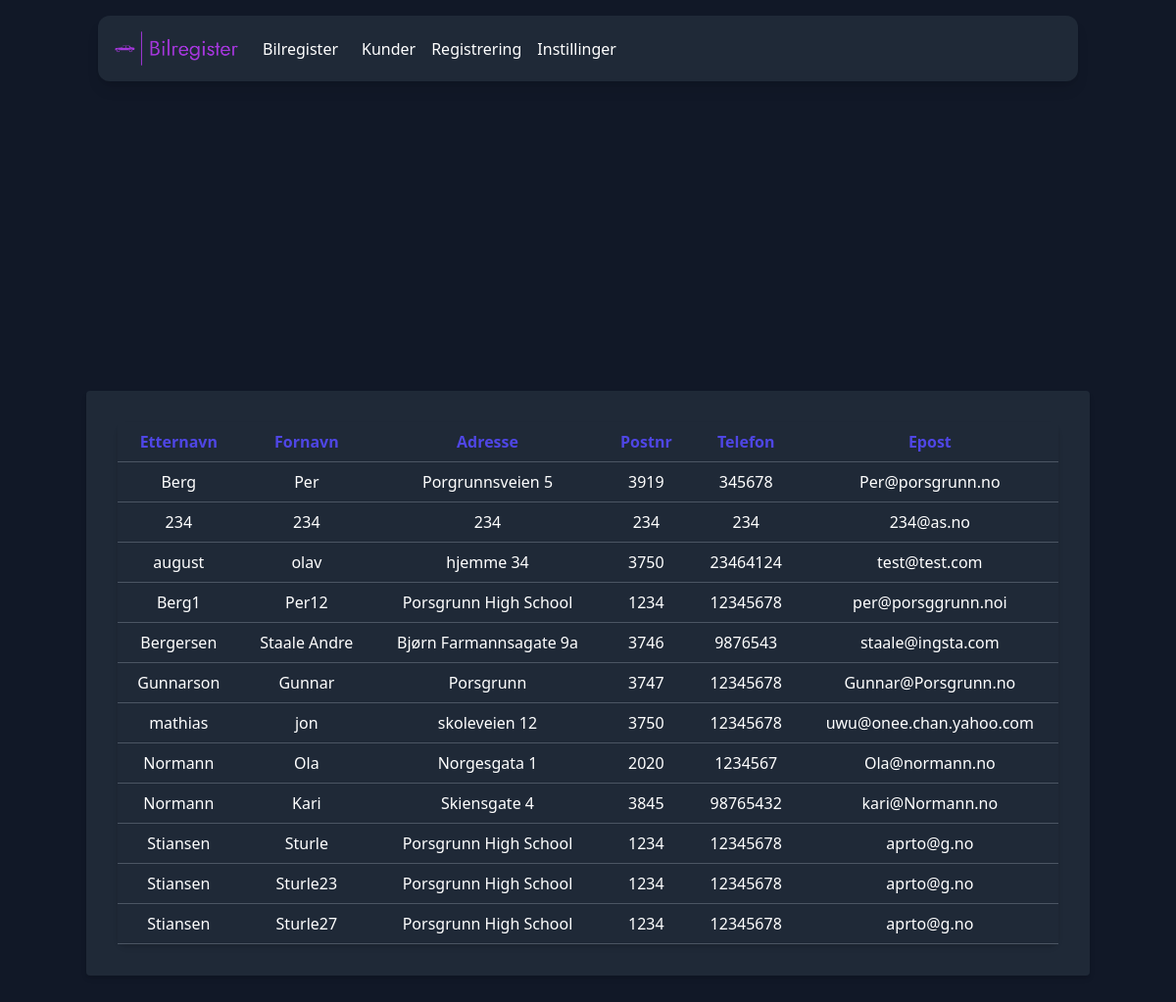
Screenshot of /kunder.php with the database file from the repository.
### tables this page shows
CREATE TABLE `kunder` (
  `Fnr` int(11) NOT NULL,
  `fornavn` varchar(20) NOT NULL,
  `etternavn` varchar(20) NOT NULL,
  `adresse` varchar(50) NOT NULL,
  `postnr` int(4) NOT NULL,
  `epost` varchar(30) NOT NULL,
  `tlf` varchar(8) NOT NULL,
  `tid` timestamp NOT NULL DEFAULT current_timestamp() ON UPDATE current_timestamp()
);

### kunder.php (the view, shortened to what this page needs)
<!DOCTYPE html>
<html lang="en">
<head>
</head>
<body>
    <nav class="">
        <?php include 'components/nav.php'; ?>
    </nav>
    <?php
        include 'components/skjekkInlogging.php';
    ?>
    <main >
        <div class="bg-gray-900 text-white flex items-center justify-center min-h-screen">
            <div class="bg-gray-800 p-8 rounded shadow-md w-full max-w-5xl">
                <div class="text-center">
                    <?php
                        $servername = "localhost";
                        $database = "bilregister";
                        $dbUser = "root";
                        $dbPassord = "";
                        try{
                            $conn = new PDO("mysql:host=$servername;dbname=$database;charset=utf8", $dbUser, $dbPassord);
                            $conn->setAttribute(PDO::ATTR_ERRMODE, PDO::ERRMODE_EXCEPTION);
                        } catch(PDOException $e){
                            die("Kunne ikke koble til databasen: " . $e->getMessage());
                        };
                        $sql_kunder = "SELECT kunder.Fnr, kunder.tlf, kunder.epost, kunder.fornavn, kunder.etternavn, kunder.adresse, kunder.postnr FROM kunder ORDER BY kunder.etternavn ASC;";
                        $stmt = $conn->prepare($sql_kunder);
                        $stmt->execute();
                        $kunder = $stmt->fetchAll();
                        echo "<table class='min-w-full bg-gray-700 text-white rounded-lg shadow-md'>";
                            echo "<thead>";
                                echo "<tr class='bg-gray-800 text-indigo-600'>";
                                    echo "<th class='py-2 px-4 border-b border-gray-600'>Etternavn</th>";
                                    echo "<th class='py-2 px-4 border-b border-gray-600'>Fornavn</th>";
                                    echo "<th class='py-2 px-4 border-b border-gray-600'>Adresse</th>";
                                    echo "<th class='py-2 px-4 border-b border-gray-600'>Postnr</th>";
                                    echo "<th class='py-2 px-4 border-b border-gray-600'>Telefon</th>";
                                    echo "<th class='py-2 px-4 border-b border-gray-600'>Epost</th>";
                                echo "</tr>";
                            echo "</thead>";
                            echo "<tbody>";
                                for($i = 0; $i < count($kunder); $i++){
                                    echo "<tr class='bg-gray-800 hover:bg-gray-600'>";
                                        echo "<td class='py-2 px-4 border-b border-gray-600'>" . $kunder[$i]['etternavn'] . "</td>";
                                        echo "<td class='py-2 px-4 border-b border-gray-600'>" . $kunder[$i]['fornavn'] . "</td>";
                                        echo "<td class='py-2 px-4 border-b border-gray-600'>" . $kunder[$i]['adresse'] . "</td>";
                                        echo "<td class='py-2 px-4 border-b border-gray-600'>" . $kunder[$i]['postnr'] . "</td>";
                                        echo "<td class='py-2 px-4 border-b border-gray-600'>" . $kunder[$i]['tlf'] . "</td>";
                                        echo "<td class='py-2 px-4 border-b border-gray-600'>" . $kunder[$i]['epost'] . "</td>";
                                    echo "</tr>";
                                };
                            echo "</tbody>";
                        echo "</table>";
                    ?>
                </div>
            </div>
        </div>
    </main>
</body>
</html>

### rows the page displays
kunder: etternavn "Berg", fornavn "Per", adresse "Porgrunnsveien 5", postnr "3919", tlf "345678", epost "Per@porsgrunn.no"
kunder: etternavn "234", fornavn "234", adresse "234", postnr "234", tlf "234", epost "234@as.no"
kunder: etternavn "august", fornavn "olav", adresse "hjemme 34", postnr "3750", tlf "23464124", epost "test@test.com"
kunder: etternavn "Berg1", fornavn "Per12", adresse "Porsgrunn High School", postnr "1234", tlf "12345678", epost "per@porsggrunn.noi"
kunder: etternavn "Bergersen", fornavn "Staale Andre", adresse "Bjørn Farmannsagate 9a", postnr "3746", tlf "9876543", epost "staale@ingsta.com"
kunder: etternavn "Gunnarson", fornavn "Gunnar", adresse "Porsgrunn", postnr "3747", tlf "12345678", epost "Gunnar@Porsgrunn.no"
kunder: etternavn "mathias", fornavn "jon", adresse "skoleveien 12", postnr "3750", tlf "12345678", epost "uwu@onee.chan.yahoo.com"
kunder: etternavn "Normann", fornavn "Ola", adresse "Norgesgata 1", postnr "2020", tlf "1234567", epost "Ola@normann.no"
kunder: etternavn "Normann", fornavn "Kari", adresse "Skiensgate 4", postnr "3845", tlf "98765432", epost "kari@Normann.no"
kunder: etternavn "Stiansen", fornavn "Sturle", adresse "Porsgrunn High School", postnr "1234", tlf "12345678", epost "aprto@g.no"
kunder: etternavn "Stiansen", fornavn "Sturle23", adresse "Porsgrunn High School", postnr "1234", tlf "12345678", epost "aprto@g.no"
kunder: etternavn "Stiansen", fornavn "Sturle27", adresse "Porsgrunn High School", postnr "1234", tlf "12345678", epost "aprto@g.no"
